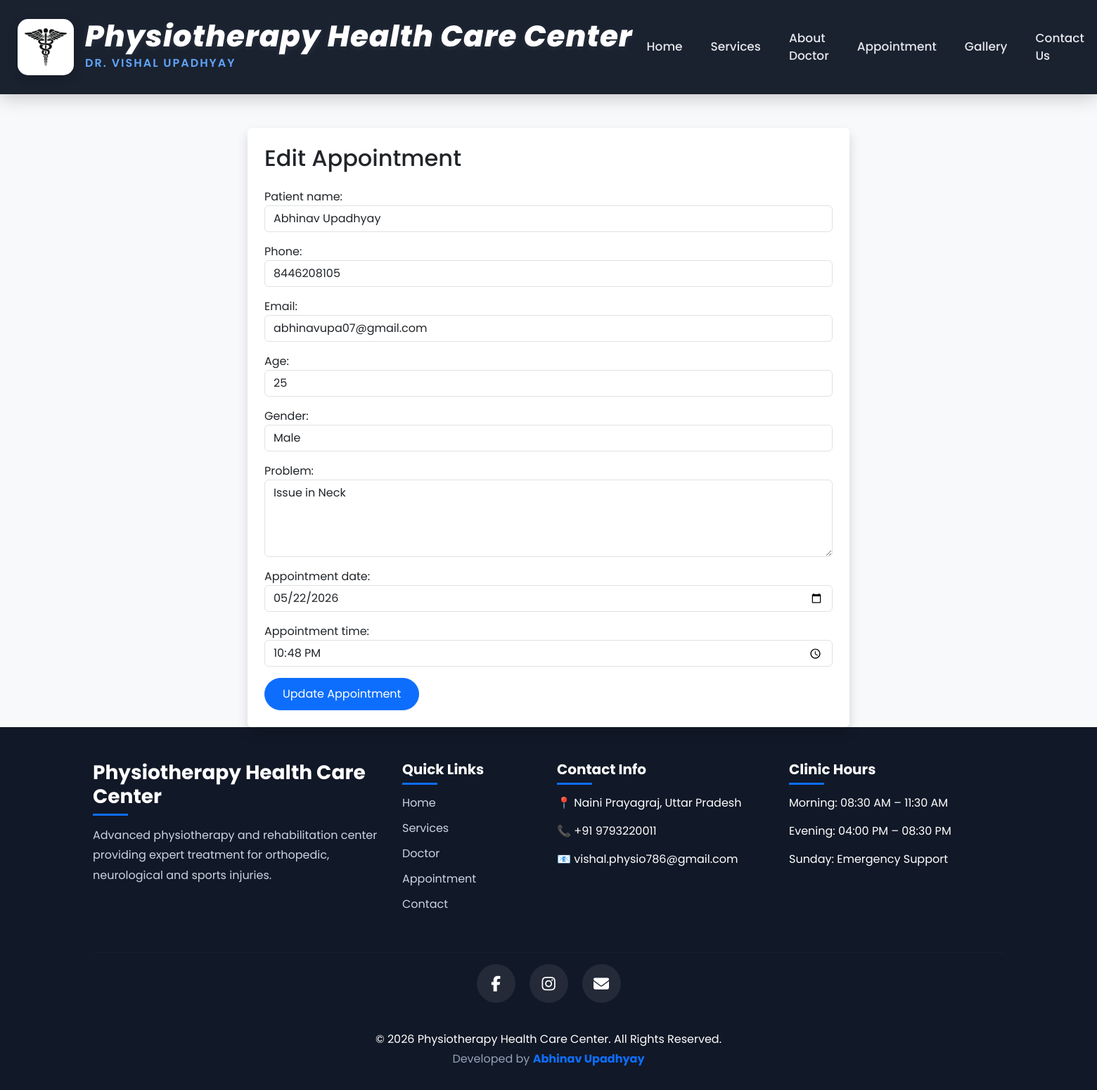
The app's page /appointments/edit/1/ with its own data.
### appointments/models.py (models this page shows, shortened)
class Appointment(models.Model):
    patient_name = models.CharField(max_length=100)
    phone = models.CharField(max_length=15)
    email = models.EmailField()
    age = models.IntegerField()
    gender = models.CharField(max_length=10)
    problem = models.TextField()
    appointment_date = models.DateField()
    appointment_time = models.TimeField()
    status = models.CharField(
    max_length=20,
    default='Pending'
                   )
    created_at = models.DateTimeField(auto_now_add=True)
    reason = models.TextField(
    blank=True,
    null=True
)

### appointments/views.py (the view)
def edit_appointment(request, id):
    appointment = Appointment.objects.get(id=id)
    if request.method == 'POST':
        form = AppointmentForm(
            request.POST,
            instance=appointment
        )
        if form.is_valid():
            updated_appointment = form.save(
                commit=False
            )
            updated_appointment.status = 'Updated'
            updated_appointment.save()
            send_mail(
                'Appointment Updated',
                f'''
Hello {updated_appointment.patient_name},

Your appointment has been UPDATED by doctor.

Updated Appointment Details:

Date:
{updated_appointment.appointment_date}

Time:
{updated_appointment.appointment_time}

Please check updated schedule carefully.

Regards,
Physiotherapy Health Care Center
Dr. Vishal Upadhyay
''',
                None,
                [updated_appointment.email],
                fail_silently=False,
            )
            return redirect('/appointments/dashboard/')
    else:
        form = AppointmentForm(
            instance=appointment
        )
    return render(
        request,
        'edit_appointment.html',
        {
            'form': form
        }
    )

### templates/edit_appointment.html (shortened to what this page needs)
{% extends 'base.html' %}
{% block content %}
<div class="container mt-5">
    <div class="row justify-content-center">
        <div class="col-md-8">
            <div class="card shadow border-0 p-4">
                <h2 class="mb-4">
                    Edit Appointment
                </h2>
                <form method="POST">
                    {{ form.as_p }}
                    <button class="btn btn-primary">
                        Update Appointment
                    </button>
                </form>
            </div>
        </div>
    </div>
</div>
{% endblock %}

### static/css/style.css (style rules this page uses)
body { font-family: 'Poppins', sans-serif; background: #f8f9fa; }
.btn { border-radius: 30px; }
.btn { border-radius: 40px; padding: 10px 25px; }

### records on screen
Appointment: patient_name "Abhinav Upadhyay", phone "8446208105", email "abhinavupa07@gmail.com", age "25", gender "Male", problem "Issue in Neck", appointment_date "05/22/2026", appointment_time "22:48:00"
